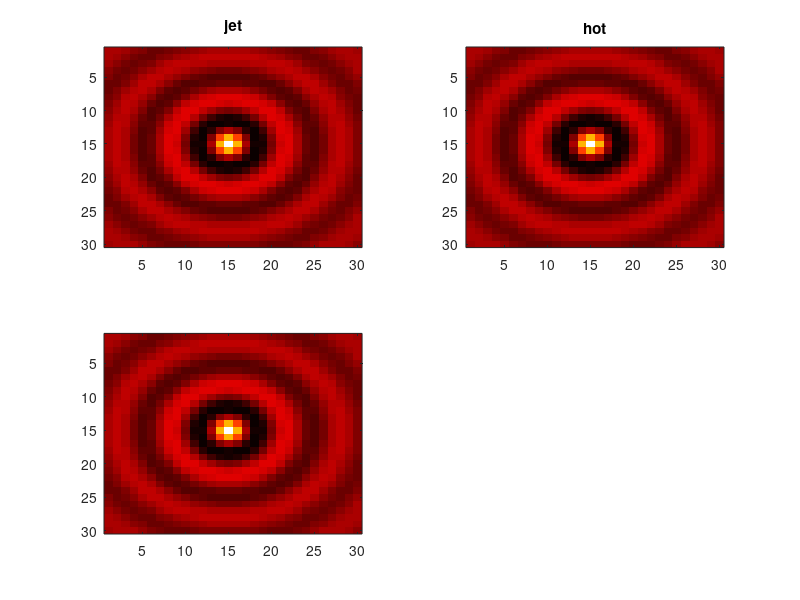

The MATLAB source for this figure: (Note: this script raises an error after producing the figure.)
% Colormaps — Compare different color palettes
% Use subplot + colormap() to display the same data
% with jet, hot, parula, and gray colormaps.
clear
close all

% Sinc-like pattern
n = 30;
Z = zeros(n, n);
for i = 1:n
    for j = 1:n
        r = sqrt((i - n/2)^2 + (j - n/2)^2) + 1;
        Z(i,j) = sin(r) / r;
    end
end

figure

subplot(2, 2, 1)
imagesc(Z)
colormap('jet')
title('jet')

subplot(2, 2, 2)
imagesc(Z)
colormap('hot')
title('hot')

subplot(2, 2, 3)
imagesc(Z)
colormap('parula')
title('parula')

subplot(2, 2, 4)
imagesc(Z)
colormap('gray')
title('gray')
